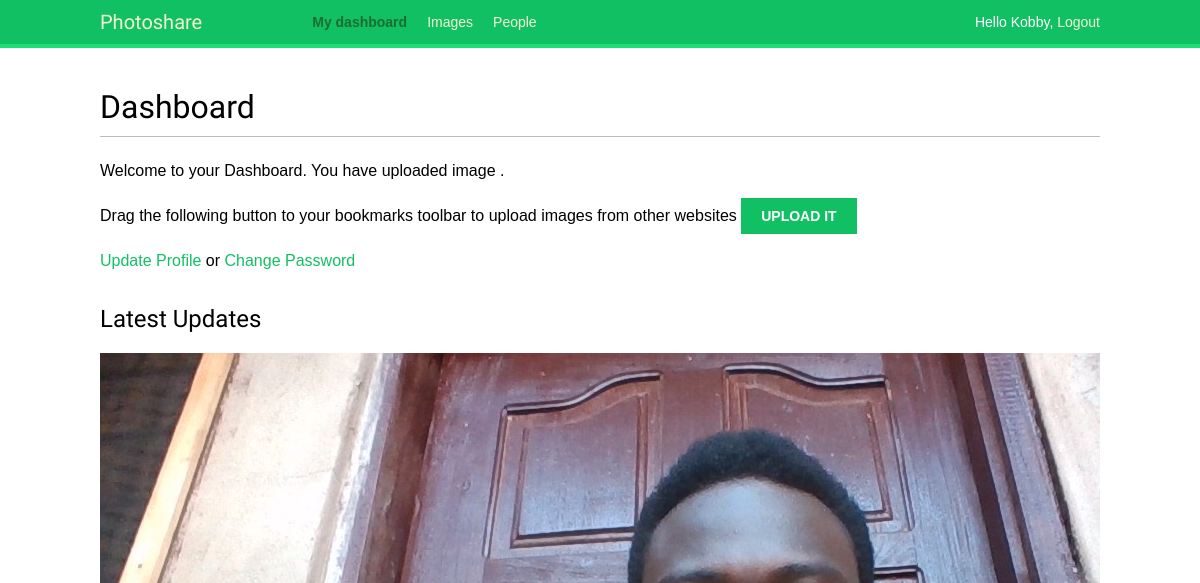
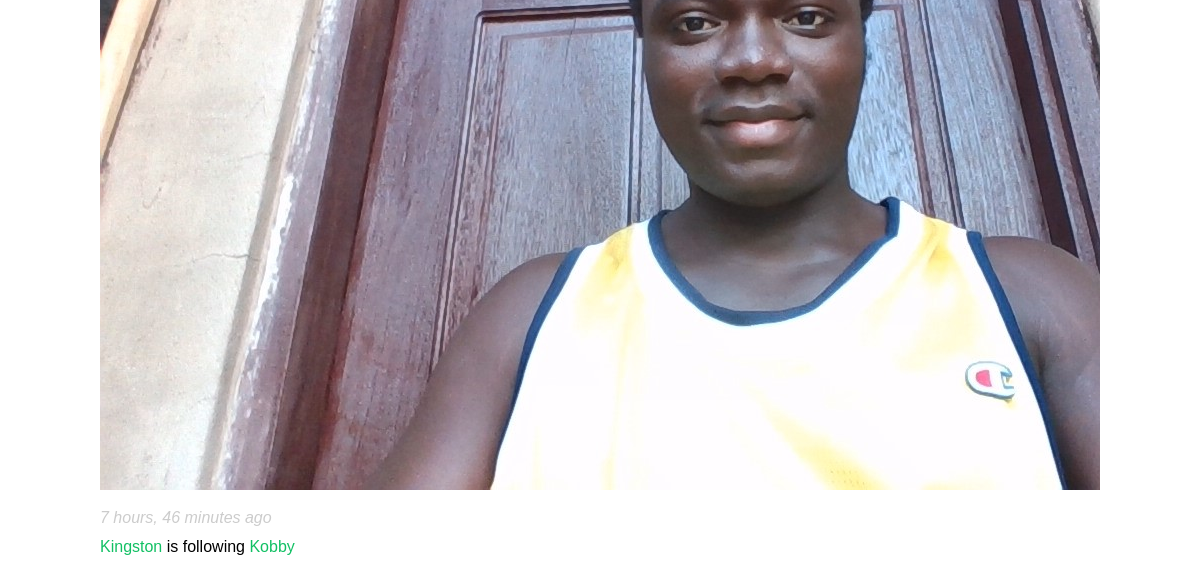
Before: /accounts/dashboard/ (signed in) with the older database file (2 pictures, top to bottom).
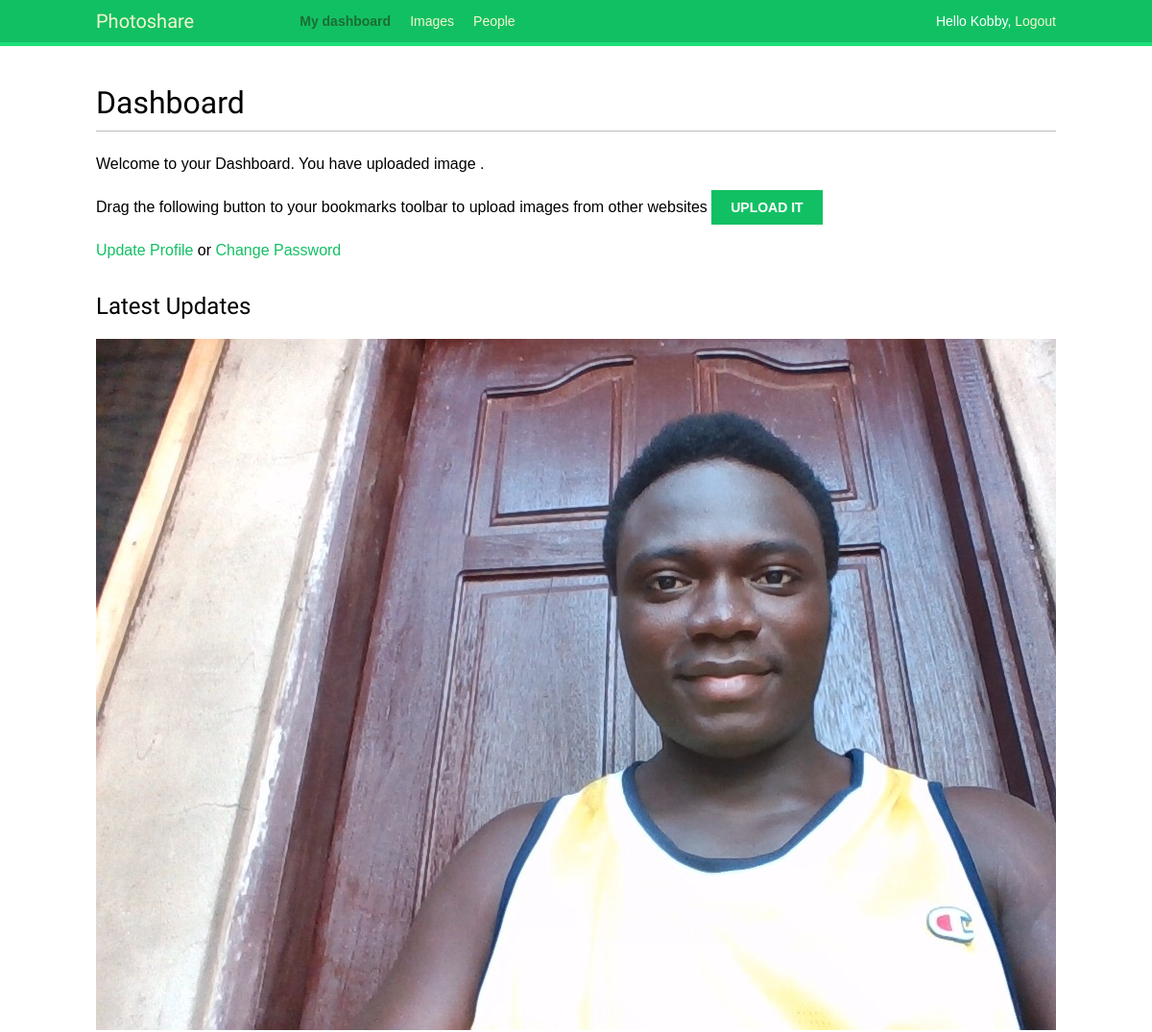
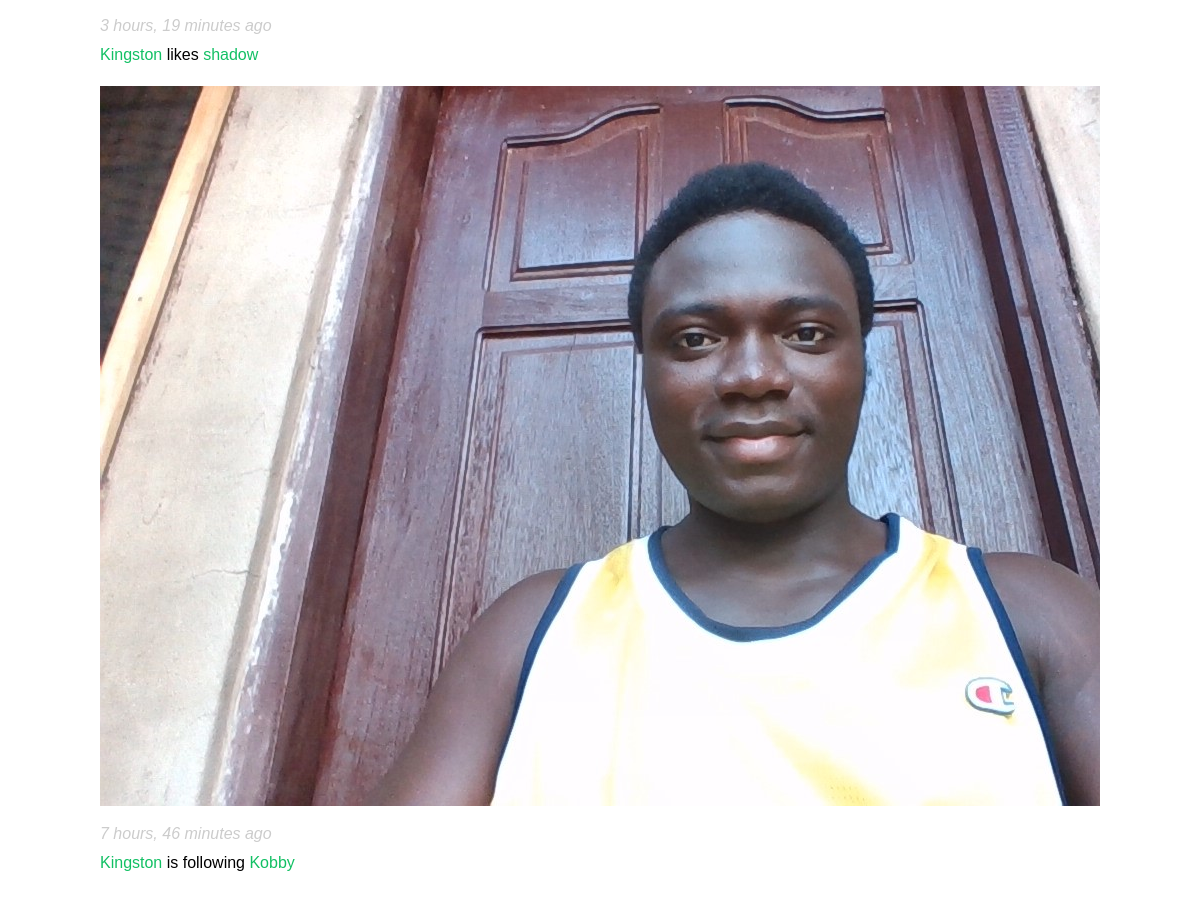
After: the same page with the newer database file (2 pictures, top to bottom).
### feeds/models.py (models this page shows)
class Feed(models.Model):
    user = models.ForeignKey('auth.User', related_name='actions',
                             on_delete=models.CASCADE, db_index=True)
    activity = models.CharField(max_length=150)
    target_model = models.ForeignKey(ContentType, blank=True, null=True,
                                     related_name='target_obj', on_delete=models.CASCADE)
    target_id = models.PositiveIntegerField(null=True, blank=True)
    target = GenericForeignKey('target_model','target_id')
    created = models.DateTimeField(auto_now_add=True, db_index=True)
    class Meta:
        ordering = ('-created',)

### images/models.py (models this page shows, shortened)
class Image(models.Model):
    author = models.ForeignKey(settings.AUTH_USER_MODEL,
                               on_delete=models.CASCADE,
                               related_name='images_uploaded')
    title  = models.CharField(max_length=100)
    slug = models.SlugField(max_length=100, blank=True)
    url = models.URLField()
    image = models.ImageField(upload_to='images/%Y/')
    description = models.TextField(blank=True)
    created = models.DateField(auto_now_add=True, db_index=True)
    users = models.ManyToManyField(settings.AUTH_USER_MODEL, related_name='images_liked', blank=True)
    total_image_likes = models.PositiveIntegerField(db_index=True, default=0)
    def __str__(self):
        return self.title
    def get_absolute_url(self):
        return reverse('image_detail', args=[self.id, self.slug])

### accounts/views.py (the view)
# urls.py: path('dashboard/', dashboard_view, name='dashboard'),
@login_required
def dashboard_view(request):
    activities = Feed.objects.exclude(user=request.user)
    following_ids = request.user.following.values_list('id', flat=True)
    if following_ids:
        activities = activities.filter(user_id__in=following_ids)
    activities = activities.select_related('user', 'user__profile').prefetch_related('target')[:8]
    return render(request, 'accounts/dashboard.html',
                  {'section':'dashboard', 'activities':activities})

### templates/accounts/dashboard.html (shortened to what this page needs)
{% extends "base.html" %}
{% block content %}
  <h1>Dashboard</h1>
  {% with total_images=request.user.images_created.count %}
    <p>Welcome to your Dashboard. You have uploaded {{ total_images }} image {{total_images|pluralize }}.</p></p>
  {% endwith %}
  <p>
    Drag the following button to your bookmarks toolbar to upload images from other websites
     <a href="javascript:{% include 'images/upload.js' %}" class="button">Upload it</a></p>
 <p>
    <a href="{% url 'profile_update' %}">Update Profile</a> or
    <a href="{% url 'password_change' %}">Change Password</a>
  </p>
  <h2>Latest Updates</h2>
  <div id="action-list">
    {% for activity in activities %}
      {% include 'feeds.html' %}
    {% endfor %}
  </div>
{% endblock content %}

### templates/base.html (shortened to what this page needs)
{% load static %}
<!DOCTYPE html>
<html>
<head>
    <link rel="stylesheet" href="{% static 'css/base.css' %}">
</head>
<body>
    <div id="header">
        <span class="logo">Photoshare</span>
        {% if request.user.is_authenticated %}
        <ul class="menu">
            <li {% if section == "dashboard" %}class="selected"{% endif %}>
              <a href="{% url "dashboard" %}">My dashboard</a>
            </li>
            <li {% if section == "images" %}class="selected"{% endif %}>
              <a href="{% url 'image_list'%}">Images</a>
            </li>
            <li {% if section == "people" %}class="selected"{% endif %}>
              <a href="{% url 'user_list' %}">People</a>
            </li>
          </ul>
        {% endif %}
        <span class="user">
          {% if request.user.is_authenticated %}
            Hello {{ request.user.username }},
            <a href="{% url 'logout' %}">Logout</a>
          {% else %}
            <a href="{% url 'login' %}">Log In</a>
          {% endif %}
        </span>
    </div>
    <div id="content">
        {% block content %}
        {% endblock content %}
    </div>
</body>
</html>

### templates/images/upload.js
(function() {
    if (window.myBookmarklet !== undefined){
        myBookmarklet();
    }
    else {
    document.body.appendChild(document.createElement('script')).src='https://127.0.0.1:8000/static/js/upload.js?r='+Math.floor(Math.random()* 99999999999999999999);
    }
})();

### templates/feeds.html (shortened to what this page needs)
{% load thumbnail %}
{% with user=activity.user profile=activity.user.profile %}
<div class="action">
  <div class="images">
    {% if profile.image %}
      {% thumbnail user.profile.image "80x80" crop="100%" as image %}
      <a href="{{ user.get_absolute_url }}">
        <img src="{{ image.url }}" alt="{{ user.get_full_name }}"
         class="item-img">
      </a>
    {% endif %}
  </div>
  <div class="info">
    <p>
      <span class="date">{{ activity.created|timesince }} ago</span>
      <br />
      <a href="{{ user.get_absolute_url }}">
        {{ user.first_name }}
      </a>
      {{ activity.activity }}
      {% if activity.target %}
        {% with target=activity.target %}
          <a href="{{ target.get_absolute_url }}">{{ target }}</a>
        {% endwith %}
      {% endif %}
    </p>
  </div>
</div>
{% endwith %}

### static/css/base.css (style rules this page uses)
body { margin:0; padding:0; font-family:helvetica, sans-serif; }
p { line-height: 1.8; }
a { color:#12c064; text-decoration:none; }
h1, h2, h3, h4, h5 , h6 { font-family: 'Muli', sans-serif; font-weight:normal; }
h1 { border-bottom:1px solid #bbb; padding:0 0 10px 0; margin:10px 0 20px 0; }
h2 { margin:30px 0 20px; }
#header { padding:10px 100px; font-size:14px; background:#12c064; color:#fff; border-bottom:4px solid #1cdf78; overflow:auto; }
#header .logo { font-family: 'Muli', sans-serif; float:left; color:#f3f7cc; font-size:20px; margin-right:10%; }
#header ul.menu { list-style:none; float:left; margin:0; padding:0; }
#header ul.menu li { float:left; padding:4px 10px; }
#header ul.menu li.selected a, #header ul.menu li.selected a:hover { color:#1b6d32; font-weight:bold; }
#header a { color:#f3f7cc; }
#header .user { float:right; padding-top:4px; }
#content { padding:30px 100px; }
input[type=submit], a.button { font-weight:bold; background:#12c064; color:#fff; padding:10px 20px; font-size:14px; text-transform:uppercase; }
.action { clear:both; overflow:auto; }
.action .images { float:left; margin:0 10px 10px 0; }
.action .date { font-style:italic; color:#ccc; }

Changed rows visible on the page:
added Feed: created "3 hours, 19 minutes", user.first_name "Kingston", activity "likes", target "shadow"
